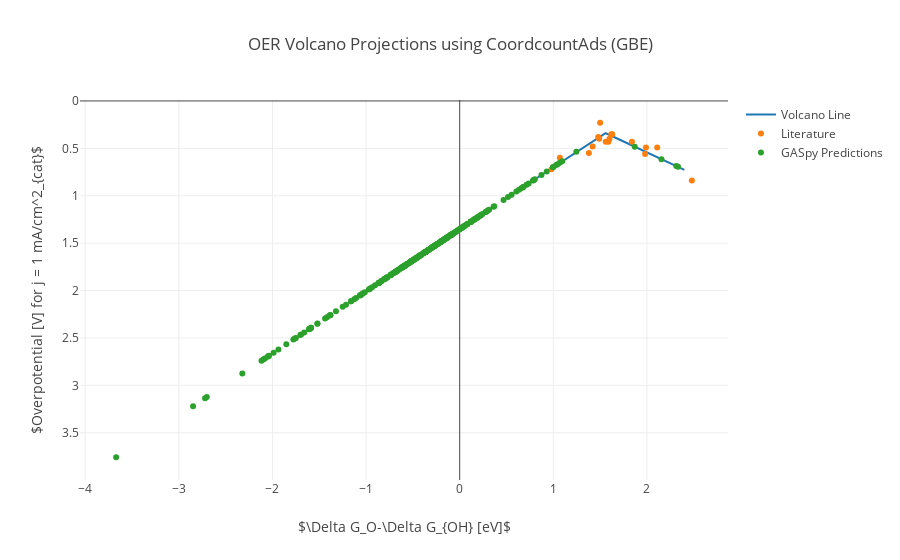
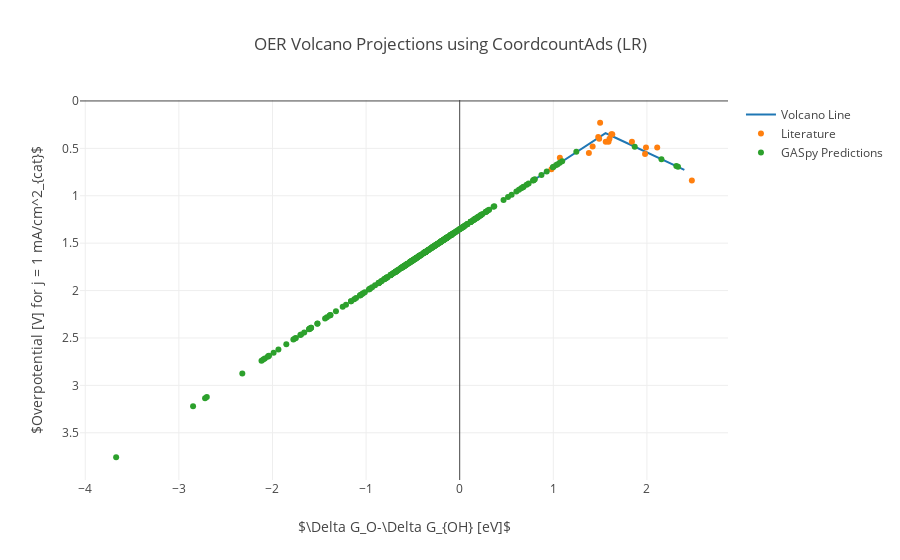

The cell these charts' notebook holds for them, in order:
### Markdown cell above
###### OER

### Code cell
# The domain to plot over
x = np.linspace(0.8, 2.4, 20).tolist()

# Let's make a plot for each model
for model in MODELS:
    traces = []
    
    # Add the volcano line
    traces.append(go.Scatter(x=x,
                             y=map(CURVES['OER'], x),
                             mode='lines',
                             name='Volcano Line'))
 
    # Add the data points from the original volcano
    traces.append(go.Scatter(x=POINTS['OER']['x'],
                             y=POINTS['OER']['y'],
                             mode='markers',
                             text=POINTS['OER']['labels'],
                             name='Literature'))
    
    # Add our predictions
    # TODO:  Need to actually use O-OH, not O
    traces.append(go.Scatter(x=ENERGIES['O'].values(),
                             y=map(CURVES['OER'], ENERGIES['O'].values()),
                             mode='markers',
                             text=ENERGIES['O'].keys(),
                             name='GASpy Predictions'))
    
    # Format and plot
    layout = go.Layout(xaxis=dict(title='$\Delta G_O-\Delta G_{OH} [eV]$'),
                       yaxis=dict(title='$Overpotential [V] for j = 1 mA/cm^2_{cat}$',
                                  autorange='reversed'),
                       title='OER Volcano Projections using CoordcountAds (%s)' % model)
    iplot(go.Figure(data=traces, layout=layout))

### Figure 1 — Plotly figure (JSON) as saved in the notebook; plotly's stock layout.template omitted (floating-point values rounded to 4 significant figures; data arrays with more than 128 entries replaced by an {"elided": "..."} marker saying what was removed)
{"data": [{"mode": "lines", "name": "Volcano Line", "type": "scatter", "x": [0.8, 0.8842, 0.9684, 1.053, 1.137, 1.221, 1.305, 1.389, 1.474, 1.558, 1.642, 1.726, 1.811, 1.895, 1.979, 2.063, 2.147, 2.232, 2.316, 2.4], "y": [0.8283, 0.7731, 0.7179, 0.6627, 0.6075, 0.5523, 0.4971, 0.442, 0.3868, 0.3389, 0.3777, 0.4164, 0.4552, 0.494, 0.5327, 0.5715, 0.6102, 0.649, 0.6878, 0.7265]}, {"mode": "markers", "name": "Literature", "text": ["LaCrO3", "PtO2", "IrO2 110", "IrO2 100", "NiCoOx", "CoOx-(a)", "IrOx/SrIrO3", "NiOx", "LaCoO3", "CoFeOx", "NiFeOx", "FeCoW", "LaNiO3", "LaMnO3", "LaFeO3 FM", "LaFeO3 GAFM", "TiO2", null], "type": "scatter", "x": [0.98, 1.07, 1.38, 1.42, 1.48, 1.49, 1.5, 1.56, 1.59, 1.6, 1.62, 1.63, 1.84, 1.98, 1.99, 2.11, 2.48, null], "y": [0.72, 0.6, 0.55, 0.48, 0.38, 0.4, 0.23, 0.43, 0.43, 0.4, 0.35, 0.35, 0.43, 0.56, 0.49, 0.49, 0.84, null]}, {"mode": "markers", "name": "GASpy Predictions", "text": {"elided": "342 str values"}, "type": "scatter", "x": {"elided": "342 float values"}, "y": {"elided": "342 float values"}}], "layout": {"title": "OER Volcano Projections using CoordcountAds (GBE)", "xaxis": {"title": "$\\Delta G_O-\\Delta G_{OH} [eV]$"}, "yaxis": {"autorange": "reversed", "title": "$Overpotential [V] for j = 1 mA/cm^2_{cat}$"}}}

### Figure 2 — Plotly figure (JSON) as saved in the notebook; plotly's stock layout.template omitted (floating-point values rounded to 4 significant figures; data arrays with more than 128 entries replaced by an {"elided": "..."} marker saying what was removed)
{"data": [{"mode": "lines", "name": "Volcano Line", "type": "scatter", "x": [0.8, 0.8842, 0.9684, 1.053, 1.137, 1.221, 1.305, 1.389, 1.474, 1.558, 1.642, 1.726, 1.811, 1.895, 1.979, 2.063, 2.147, 2.232, 2.316, 2.4], "y": [0.8283, 0.7731, 0.7179, 0.6627, 0.6075, 0.5523, 0.4971, 0.442, 0.3868, 0.3389, 0.3777, 0.4164, 0.4552, 0.494, 0.5327, 0.5715, 0.6102, 0.649, 0.6878, 0.7265]}, {"mode": "markers", "name": "Literature", "text": ["LaCrO3", "PtO2", "IrO2 110", "IrO2 100", "NiCoOx", "CoOx-(a)", "IrOx/SrIrO3", "NiOx", "LaCoO3", "CoFeOx", "NiFeOx", "FeCoW", "LaNiO3", "LaMnO3", "LaFeO3 FM", "LaFeO3 GAFM", "TiO2", null], "type": "scatter", "x": [0.98, 1.07, 1.38, 1.42, 1.48, 1.49, 1.5, 1.56, 1.59, 1.6, 1.62, 1.63, 1.84, 1.98, 1.99, 2.11, 2.48, null], "y": [0.72, 0.6, 0.55, 0.48, 0.38, 0.4, 0.23, 0.43, 0.43, 0.4, 0.35, 0.35, 0.43, 0.56, 0.49, 0.49, 0.84, null]}, {"mode": "markers", "name": "GASpy Predictions", "text": {"elided": "342 str values"}, "type": "scatter", "x": {"elided": "342 float values"}, "y": {"elided": "342 float values"}}], "layout": {"title": "OER Volcano Projections using CoordcountAds (LR)", "xaxis": {"title": "$\\Delta G_O-\\Delta G_{OH} [eV]$"}, "yaxis": {"autorange": "reversed", "title": "$Overpotential [V] for j = 1 mA/cm^2_{cat}$"}}}
